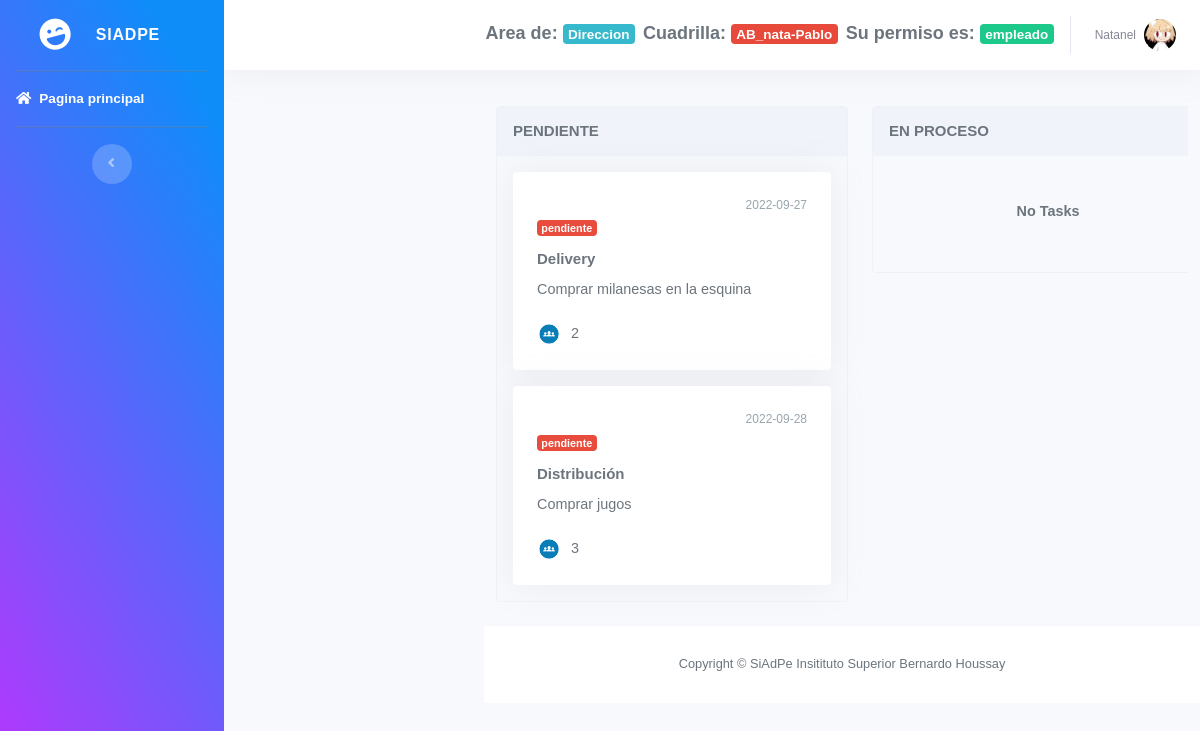
/dashboardEmpleado/index.php (signed in), run on an earlier commit of the app's database.
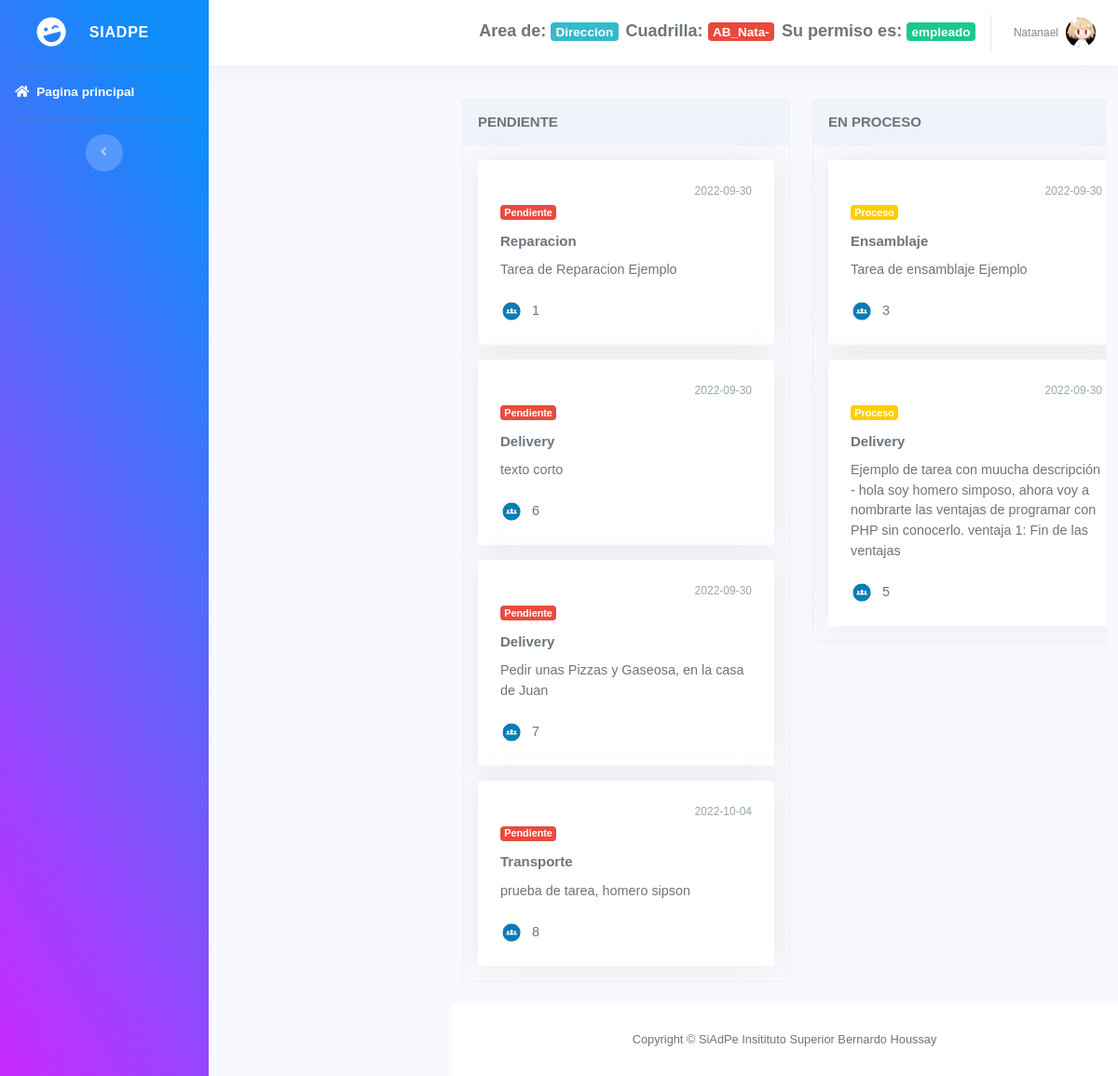
And on a later commit of the database.
### tables this page shows
CREATE TABLE IF NOT EXISTS `cuadrillas` (
  `id` int(11) NOT NULL AUTO_INCREMENT,
  `nombre` varchar(100) NOT NULL,
  `id_area` int(11) NOT NULL,
  PRIMARY KEY (`id`),
  KEY `id_area` (`id_area`)
);

CREATE TABLE IF NOT EXISTS `tareas` (
  `id` int(11) NOT NULL AUTO_INCREMENT,
  `descripcion` varchar(300) NOT NULL,
  `resolucion` varchar(300) NOT NULL,
  `fecha_inicio` date NOT NULL,
  `fecha_finalizacion` date DEFAULT NULL,
  `id_jefe` int(11) NOT NULL,
  `id_estado` int(11) NOT NULL,
  `id_tipologia` int(11) NOT NULL,
  PRIMARY KEY (`id`),
  KEY `id_jefe` (`id_jefe`),
  KEY `id_estado` (`id_estado`),
  KEY `id_tipologia` (`id_tipologia`),
  FULLTEXT KEY `resolucion` (`resolucion`)
);

CREATE TABLE IF NOT EXISTS `estados` (
  `id` int(11) NOT NULL AUTO_INCREMENT,
  `estado` varchar(100) NOT NULL,
  PRIMARY KEY (`id`)
);

CREATE TABLE IF NOT EXISTS `tipologias` (
  `id` int(11) NOT NULL AUTO_INCREMENT,
  `descripcion` varchar(250) NOT NULL,
  PRIMARY KEY (`id`)
);

### dashboardEmpleado/index.php (the view, shortened to what this page needs)
<?php require_once "vistas/parte_superior.php"?>
<?php
$objeto = new Conexion();
$conexion = $objeto->Conectar();
$CuadrillaID = $_SESSION["s_idCuadrilla"];
$Consulta="SELECT Tipologias.descripcion AS Tipos, Cuadrillas.nombre AS Cuadrilla, Tareas.descripcion AS TareaDesc, Tareas.fecha_inicio AS FechaInicio, Estados.estado AS Estado, tareas.id as tarea_ID, tareas.fecha_finalizacion, tareas.resolucion as Resolucion FROM Cuadrillas INNER JOIN Tareas_Empleados ON Cuadrillas.id = Tareas_Empleados.id_cuadrilla INNER JOIN Tareas ON Tareas_Empleados.id_tarea = Tareas.id INNER JOIN Tipologias ON Tareas.id_tipologia = Tipologias.id INNER JOIN Estados ON Tareas.id_estado = Estados.id WHERE estado = 'Pendiente' and Cuadrillas.id = '$CuadrillaID' GROUP BY tarea_ID";
$resultado= $conexion->prepare($Consulta);
$resultado->execute();
$dataPen=$resultado->fetchAll(PDO::FETCH_ASSOC);
$Consulta="SELECT Tipologias.descripcion AS Tipos, Cuadrillas.nombre AS Cuadrilla, Tareas.descripcion AS TareaDesc, Tareas.fecha_inicio AS FechaInicio, Estados.estado AS Estado, tareas.id as tarea_ID, tareas.fecha_finalizacion, tareas.resolucion as Resolucion FROM Cuadrillas INNER JOIN Tareas_Empleados ON Cuadrillas.id = Tareas_Empleados.id_cuadrilla INNER JOIN Tareas ON Tareas_Empleados.id_tarea = Tareas.id INNER JOIN Tipologias ON Tareas.id_tipologia = Tipologias.id INNER JOIN Estados ON Tareas.id_estado = Estados.id WHERE estado = 'Proceso' and Cuadrillas.id = '$CuadrillaID' GROUP BY tarea_ID";
$resultado= $conexion->prepare($Consulta);
$resultado->execute();
$dataPros=$resultado->fetchAll(PDO::FETCH_ASSOC);
?>
<div class="content-page">
    <div class="container-fluid">
        <div class="row">
            <div class="col-12">
                <div class="board">
                    <div class="tasks" data-plugin="dragula"
                        data-containers="[&quot;task-list-one&quot;, &quot;task-list-two&quot;, &quot;task-list-three&quot;, &quot;task-list-four&quot;]">
                        <h5 id="ColumPro" class="mt-0 task-header text-uppercase">Pendiente</h5>
                        <div id="task-list-one" class="task-list-items">
                            <?php
                                foreach($dataPen as $dat) {
                            ?>
                            <div class="card mb-0" draggable="true">
                                <div class="card-body p-3">
                                    <small class="float-end text-muted"><?php echo $dat['FechaInicio'] ?></small>
                                    <br>
                                    <span style="background-color: rgb(232, 76, 61); color: white;" class="badge "><?php echo $dat['Estado'] ?></span>
                                    <h5 class="mt-2 mb-2">
                                        <a href="#" data-bs-toggle="modal"
                                            data-bs-target="#task-detail-modal" class="text-body"><?php echo $dat['Tipos'] ?></a>
                                    </h5>
                                    <p class="mb-0">
                                        <span class="card-text">
                                        <?php echo $dat['TareaDesc'] ?>
                                        </span>
                                    </p>
                                    <br>
                                    <p class="mb-0">
                                        <img src="img/icono_personas.png" alt="icono"
                                            class="avatar-xs rounded-circle me-1">
                                        <span id= "idtarea" class="align-middle"><?php echo $dat['tarea_ID'] ?></span>
                                    </p>
                                </div>
                            </div>
                            <?php
                                }
                            ?>
                        </div>
                    </div>
                    <div class="tasks">
                        <h5 id="ColumPro" class="mt-0 task-header text-uppercase">En proceso</h5>
                        <div id="task-list-two" class="task-list-items">
                            <?php
                                foreach($dataPros as $dat) {
                            ?>
                            <div class="card mb-0" draggable="true" >
                                <div class="card-body p-3">
                                    <small class="float-end text-muted"><?php echo $dat['FechaInicio'] ?></small>
                                    <br>
                                    <span style="background-color: rgb(255, 205, 2); color: white;" class="badge"><?php echo $dat['Estado'] ?></span>
                                    <h5 class="mt-2 mb-2">
                                        <a href="#" data-bs-toggle="modal"
                                            data-bs-target="#task-detail-modal" class="text-body"><?php echo $dat['Tipos'] ?></a>
                                    </h5>
                                    <p class="mb-0">
                                        <span class="card-text">
                                        <?php echo $dat['TareaDesc'] ?>
                                        </span>
                                    </p>
                                    <br>
                                    <p class="mb-0">
                                        <img src="img/icono_personas.png" alt="icono"
                                            class="avatar-xs rounded-circle me-1">
                                            <span id= "idtarea" class="align-middle"><?php echo $dat['tarea_ID'] ?></span>
                                    </p>
                                </div>
                            </div>
                            <?php
                                }
                            ?>
                        </div>
                    </div>
                </div>
            </div>
        </div>
</div>
<?php require_once "vistas/parte_inferior.php"?>

### dashboardEmpleado/vistas/parte_superior.php (shortened to what this page needs)
<!DOCTYPE html>
<html lang="en">
<head>
  <link href="vendor/fontawesome-free/css/all.min.css" rel="stylesheet" type="text/css">
  <link href="css/sb-admin-2.min.css" rel="stylesheet">
    <link rel="stylesheet" type="text/css" href="vendor/datatables/datatables.min.css"/>
    <link rel="stylesheet"  type="text/css" href="vendor/datatables/DataTables-1.10.18/css/dataTables.bootstrap4.min.css">
    <link href="css/icons.min.css" rel="stylesheet" type="text/css">
    <link href="css/app.min.css" rel="stylesheet" type="text/css" id="app-style">
</head>
<body id="page-top">
  <div id="wrapper">
    <ul class="navbar-nav bg-gradient-primary sidebar sidebar-dark accordion" id="accordionSidebar">
      <a class="sidebar-brand d-flex align-items-center justify-content-center" href="index.php">
        <div class="sidebar-brand-icon rotate-n-15">
          <i class="fas fa-laugh-wink"></i>
        </div>
        <div class="sidebar-brand-text mx-3">SiAdPe</div>
      </a>
      <hr class="sidebar-divider my-0">
      <li class="nav-item active">
        <a class="nav-link" href="index.php">
        <i class="fa fa-home" aria-hidden="true"></i>
          <span>Pagina principal</span></a>
      </li>
      <hr class="sidebar-divider d-none d-md-block">
      <div class="text-center d-none d-md-inline">
        <button class="rounded-circle border-0" id="sidebarToggle"></button>
      </div>
    </ul>
    <div id="content-wrapper" class="d-flex flex-column">
      <div id="content">
        <nav class="navbar navbar-expand navbar-light bg-white topbar mb-4 static-top shadow">
          <ul class="navbar-nav ml-auto">
            <h4 class="text-center ml-2 mt-3">Area de: <span class="badge badge-info"><?php echo $_SESSION["s_area"]; ?></span></h4>
            <h4 class="text-center ml-2 mt-3">Cuadrilla: <span class="badge badge-danger"><?php echo $_SESSION["s_cuadrilla"]; ?></span></h4>
            <h4 class="text-center ml-2 mt-3">Su permiso es: <span class="badge badge-success"><?php echo $_SESSION["s_rol_descripcion"]; ?></span></h4>
            <li class="nav-item dropdown no-arrow">
              <a class="nav-link dropdown-toggle" href="#" id="userDropdown" role="button" data-toggle="dropdown" aria-haspopup="true" aria-expanded="false">
                <span class="mr-2 d-none d-lg-inline text-gray-600 small"><?php echo $_SESSION["s_nombre"];?></span>
                <img class="img-profile rounded-circle" src="img/Neco-Arc.jpg">
              </a>
            </li>
          </ul>
        </nav>

### dashboardEmpleado/vistas/parte_inferior.php (shortened to what this page needs)
      </div>
      <footer class="sticky-footer bg-white">
        <div class="container my-auto">
          <div class="copyright text-center my-auto">
            <span>Copyright &copy; SiAdPe Insitituto Superior Bernardo Houssay</span>
          </div>
        </div>
      </footer>
    </div>
  </div>
</body>
</html>

What changed in the data, as far as the page shows it:
now on one of the page's lists (row edited): cuadrillas: tareas.fecha_inicio "2022-09-30", estados.estado "Pendiente", tipologias.descripcion "Delivery", tareas.descripcion "Pedir unas Pizzas y Gaseosa, en la casa de Juan", tareas.id "7", tareas.fecha_inicio "2022-10-04", tipologias.descripcion "Transporte", tareas.descripcion "prueba de tarea, homero sipson", tareas.id "8", estados.estado "Proceso", tipologias.descripcion "Ensamblaje", tareas.descripcion "Tarea de ensamblaje Ejemplo", tareas.id "3", tareas.descripcion "Ejemplo de tarea con muucha descripción - hola soy homero simposo, ahora voy a nombrarte las ventajas de programar con PHP sin conocerlo. ventaja 1: Fin de las ventajas", tareas.id "5"
changed cuadrillas "Delivery": tareas.fecha_inicio "2022-09-27" → "2022-09-30"; estados.estado "pendiente" → "Pendiente"; tipologias.descripcion "Delivery" → "Reparacion"; tareas.descripcion "Comprar milanesas en la esquina" → "Tarea de Reparacion Ejemplo"; tareas.id "2" → "1"; tareas.fecha_inicio "2022-09-28" → "2022-09-30"; tipologias.descripcion "Distribución" → "Delivery"; tareas.descripcion "Comprar jugos" → "texto corto"; tareas.id "3" → "6"
Also different on the page:
$_SESSION["s_cuadrilla"]: "AB_nata-Pablo" → "AB_Nata-"
$_SESSION["s_nombre"]: "Natanel" → "Natanael"
